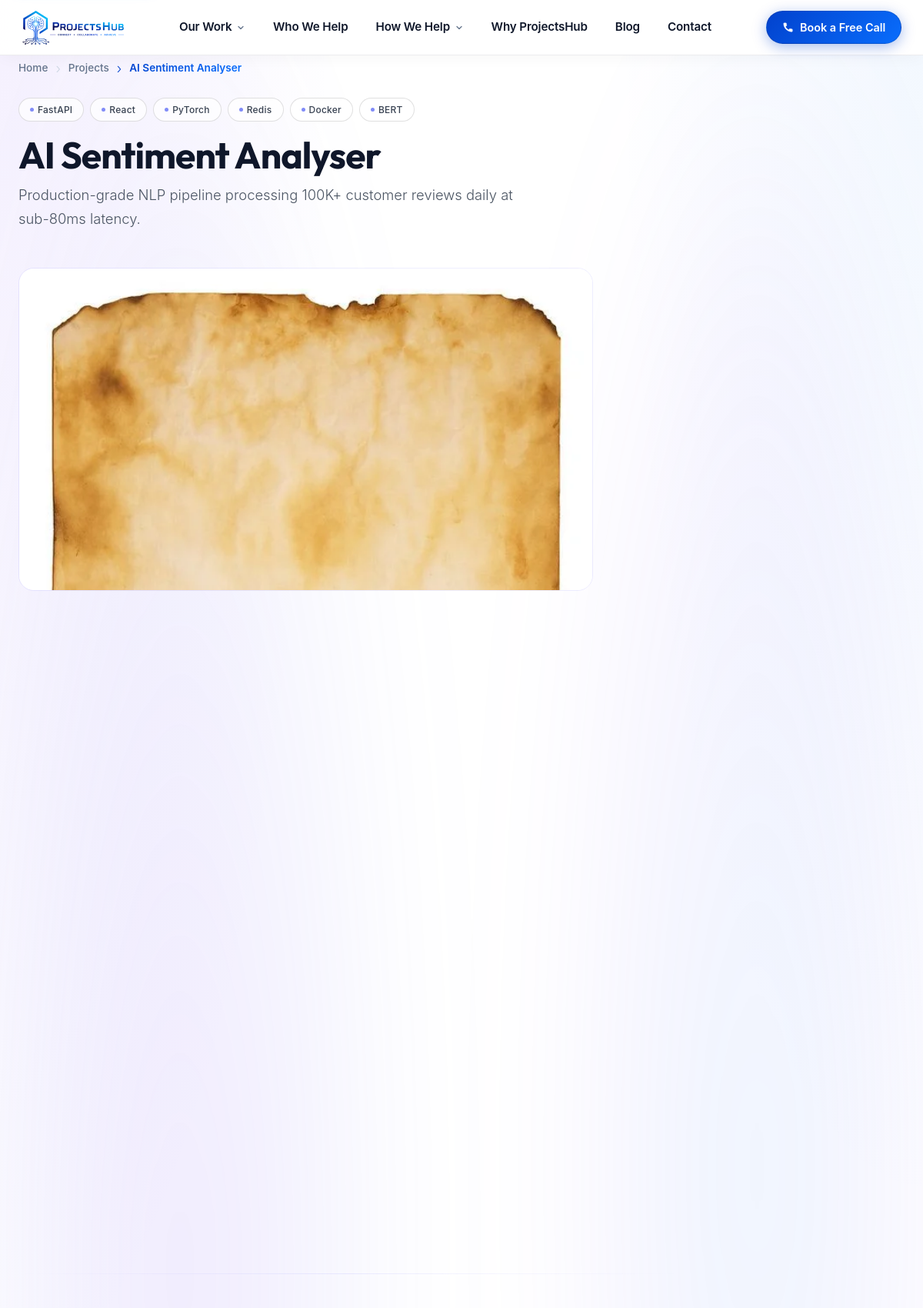
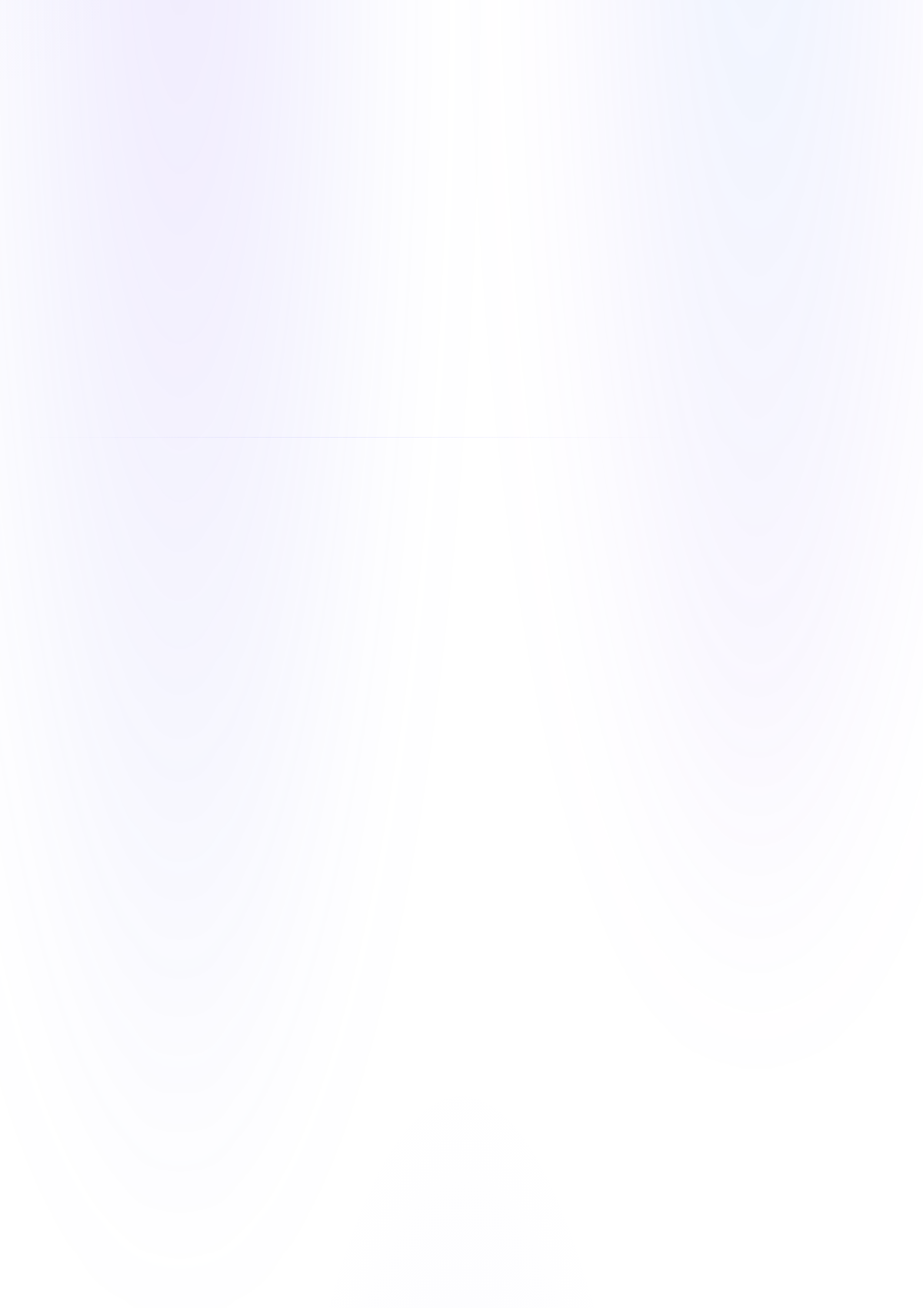
Screenshot of /projects/ai-sentiment-analyser/ (upper part) with the database file from the repository (2 pictures, top to bottom).
### core/models.py (models this page shows, shortened)
class Project(models.Model):
    CATEGORY_CHOICES = [
        ('ml', 'Machine Learning'),
        ('backend', 'Backend'),
        ('data', 'Data'),
        ('cloud', 'Cloud'),
    ]
    title = models.CharField(max_length=200)
    slug = models.SlugField(max_length=220, unique=True, blank=True, null=True, help_text="URL slug e.g. ai-sentiment-analyser")
    description = models.TextField()
    detailed_description = models.TextField(
        blank=True,
        help_text="Detailed description for the project detail page"
    )
    category = models.CharField(
        max_length=50, choices=CATEGORY_CHOICES, default='ml'
    )
    category_ref = models.ForeignKey(
        ProjectCategory, on_delete=models.SET_NULL, null=True, blank=True, related_name='projects'
    )
    technologies = models.ManyToManyField(
        Technology, blank=True, related_name='projects'
    )
    tags = models.CharField(
        max_length=300,
        help_text="Comma-separated tags e.g. PyTorch, FastAPI, AWS"
    )
    image = models.ImageField(upload_to='projects/', blank=True, null=True)
    thumbnail = models.ImageField(upload_to='projects/thumbnails/', blank=True, null=True)
    image_url = models.URLField(
        blank=True,
        help_text="External image URL (used if no uploaded image)"
    )
    project_url = models.URLField(blank=True, help_text="Link to live project or case study")
    github_url = models.URLField(blank=True, help_text="GitHub repository URL")
    demo_url = models.URLField(blank=True, help_text="Interactive live demo link")
    external_url = models.URLField(blank=True, help_text="External portfolio or documentation link")
    youtube_url = models.URLField(blank=True, help_text="YouTube demo URL")
    download_file = models.FileField(
        upload_to='project_files/', blank=True, null=True,
        help_text="Downloadable source code or documentation ZIP"
    )
    subtitle = models.CharField(max_length=300, blank=True, help_text="Tagline on detail page")
    year = models.CharField(max_length=10, blank=True, default='2025')
    role = models.CharField(max_length=100, blank=True, default='AI/ML Engineer')
    duration = models.CharField(max_length=100, blank=True, default='2-4 Weeks')
    team_size = models.CharField(max_length=100, blank=True, default='Solo Project')
    difficulty = models.CharField(max_length=50, blank=True, default='Intermediate')
    case_study_url = models.URLField(blank=True)
    price = models.DecimalField(max_digits=8, decimal_places=2, default=0, blank=True)
    price_label = models.CharField(max_length=50, blank=True, default='Free')
    featured = models.BooleanField(default=False, help_text="Highlight as top featured project")
    show_on_index = models.BooleanField(default=False, help_text="Display in featured section on homepage")
    is_active = models.BooleanField(default=True, help_text="Active / Visible across site")
    is_published = models.BooleanField(default=True, help_text="Publish status")
    order = models.PositiveIntegerField(default=0, help_text="Sort order (lower = first)")
    meta_title = models.CharField(max_length=255, blank=True)
    meta_description = models.TextField(blank=True)
    canonical_url = models.URLField(blank=True)
    og_title = models.CharField(max_length=255, blank=True)
    og_description = models.TextField(blank=True)
    og_image = models.ImageField(upload_to='seo/', blank=True, null=True)
    created_at = models.DateTimeField(auto_now_add=True)
    updated_at = models.DateTimeField(auto_now=True)
    class Meta:
        ordering = ['order', '-created_at']
        verbose_name = 'Project'
        verbose_name_plural = 'Projects'
    def get_image_src(self):
        if self.image:
            return self.image.url
        if self.image_url:
            return self.image_url
        return '/static/image/ai-project-ideas-students.webp'
    def get_tags_list(self):
        if self.technologies.exists():
            return [t.name for t in self.technologies.all()]
        return [t.strip() for t in self.tags.split(',') if t.strip()]
    def get_youtube_embed_url(self):
        if not self.youtube_url:
            return ''

class Technology(models.Model):
    name = models.CharField(max_length=100, unique=True)
    slug = models.SlugField(max_length=120, unique=True, blank=True)
    icon = models.CharField(max_length=150, blank=True, help_text="SimpleIcon slug or SVG symbol e.g. python, fastapi, pytorch")
    website_url = models.URLField(blank=True)
    description = models.TextField(blank=True)
    order = models.PositiveIntegerField(default=0)
    class Meta:
        ordering = ['order', 'name']
        verbose_name = 'Technology'
        verbose_name_plural = 'Technologies'

### core/views.py (the view, shortened to what this page needs)
# urls.py: path('projects/<slug:slug>/', views.project_detail, name='project_detail_slug'),
def project_detail(request, project_id=None, slug=None):
    if slug:
        project = get_object_or_404(
            Project.objects.prefetch_related(
                'detail_images', 'highlights', 'diagrams',
                'timeline_phases', 'price_features', 'technologies'
            ),
            slug=slug, is_active=True
        )
    related_projects = (
        Project.objects
        .filter(is_active=True, category=project.category)
        .exclude(id=project.id)
        .order_by('order', '-created_at')[:3]
    )
    context = {
        'project': project,
        'related_projects': related_projects,
    }
    return render(request, 'core/project_detail.html', context)

### core/models.py (called while the page is built)
    @classmethod
    def get_settings(cls):
        obj, _ = cls.objects.get_or_create(id=1)
        return obj

### core/seo.py (called while the page is built)
def get_base_url(request=None):
    if request:
        try:
            return request.build_absolute_uri('/').rstrip('/')
        except Exception:
            pass
    site_url = getattr(settings, 'SITE_URL', '').rstrip('/')
    if site_url:
        return site_url
    return DEFAULT_DOMAIN.rstrip('/')

### templates/core/project_detail.html (shortened to what this page needs)
{% extends "core/base.html" %}
{% load static %}
{% block extra_css %}
<link rel="stylesheet" href="{% static 'css/project-detail.css' %}" />
<link rel="stylesheet" href="{% static 'css/ai-chatbot.css' %}" />
<link rel="stylesheet" href="{% static 'css/social-share.css' %}" />
<link rel="stylesheet" href="{% static 'css/idea-modal.css' %}" />
{% endblock extra_css %}
{% block content %}
<div class="main-body" style="position:relative; z-index:1;">
  <div class="pd-wrapper">
    <nav class="projects-breadcrumb" aria-label="Breadcrumb">
      <ol>
        <li><a href="/">Home</a></li>
        <li><a href="/projects/">Projects</a></li>
        <li aria-current="page">{{ project.title }}</li>
      </ol>
    </nav>
    <div class="pd-hero__below pd-reveal" data-delay="1">
      <div class="pd-tags">
        {% for tag in project.get_tags_list %}
        <span class="pd-tag"><span class="pd-tag__dot"></span>{{ tag }}</span>
        {% endfor %}
      </div>
      <h1 class="pd-hero__title">{{ project.title }}</h1>
      {% if project.subtitle %}
      <p class="pd-hero__subtitle">{{ project.subtitle }}</p>
      {% else %}
      <p class="pd-hero__subtitle">{{ project.description }}</p>
      {% endif %}
    </div>
    <div class="pd-hero pd-reveal" data-delay="1">
      {% with video_id=project.get_youtube_video_id embed_url=project.get_youtube_embed_url %}
      {% if embed_url %}
      <div class="pd-hero__video-wrapper pd-yt-facade"
           data-embed-url="https://www.youtube.com/embed/{{ video_id }}?autoplay=1&rel=0&origin={{ site_url }}"
           role="button"
           tabindex="0"
           aria-label="Play {{ project.title }} demo video">
        <img class="pd-yt-thumb"
             src="https://img.youtube.com/vi/{{ video_id }}/maxresdefault.jpg"
             alt="{{ project.title }} demo video thumbnail"
             width="1280"
             height="720" />
        <button class="pd-yt-play-btn" aria-label="Play video" tabindex="-1">
          <span class="pd-yt-play-btn__circle">
            <svg viewBox="0 0 24 24" fill="currentColor" aria-hidden="true">
              <path d="M8 5v14l11-7z" />
            </svg>
          </span>
        </button>
      </div>
      {% elif project.get_image_src %}
      <div class="pd-hero__video-wrapper" style="position:relative;overflow:hidden;border-radius:1rem;">
        <img src="{{ project.get_image_src }}"
             alt="{{ project.title }} — AI project by ProjectsHub"
             style="width:100%;height:auto;object-fit:cover;display:block;"
             width="1280"
             height="720"
             onerror="this.onerror=null; this.style.opacity='0.3';" />
      </div>
      {% endif %}
      {% endwith %}
    </div>
    <div class="pd-layout">
      <div class="pd-main">
        <div class="pd-divider"></div>
        {% if project.timeline_phases.exists %}
        <div class="pd-divider"></div>
        {% endif %}
      </div>
      <aside class="pd-sidebar">
      </aside>
    </div>
  </div>
</div>
{% endblock content %}

### static/css/modern-design-system.css (style rules this page uses)
:root { --ph-primary: #6366f1; --ph-primary-hover: #4f46e5; --ph-primary-glow: rgba(99, 102, 241, 0.35); --ph-cyan: #06b6d4; --ph-cyan-hover: #0891b2; --ph-cyan-glow: rgba(6, 182, 212, 0.35); --ph-violet: #8b5cf6; --ph-violet-glow: rgba(139, 92, 246, 0.35); --ph-amber: #f59e0b; --ph-emerald: #10b981; --ph-rose: #f43f5e; --ph-teal: #14b8a6; --ph-blue: #3b82f6; --ph-font-sans: 'Plus Jakarta Sans', 'Inter', 'Outfit', -apple-system, BlinkMacSystemFont, 'Segoe UI', Roboto, sans-serif; --ph-font-heading: 'Outfit', 'Plus Jakarta Sans', 'Lexend Deca', sans-serif; --ph-font-mono: 'JetBrains Mono', 'Fira Code', monospace; --ph-bg-base: #f8fafc; --ph-bg-subtle: #f1f5f9; --ph-bg-surface: rgba(255, 255, 255, 0.94); --ph-bg-surface-hover: #ffffff; --ph-bg-card: #ffffff; --ph-bg-glass: rgba(0, 0, 0, 0.03); --ph-border: rgba(0, 0, 0, 0.1); --ph-border-glow: rgba(99, 102, 241, 0.2); --ph-border-focus: #4f46e5; --ph-text-primary: #0f172a; --ph-text-secondary: #334155; --ph-text-muted: #64748b; --ph-text-inverse: #ffffff; --ph-shadow-sm: 0 2px 8px rgba(0, 0, 0, 0.06); --ph-shadow-md: 0 8px 24px -4px rgba(0, 0, 0, 0.08); --ph-shadow-lg: 0 16px 44px -8px rgba(0, 0, 0, 0.12); --ph-shadow-glow: 0 0 30px -4px rgba(99, 102, 241, 0.18); --ph-nav-bg: rgba(255, 255, 255, 0.9); }
html.light, body.light, html, body { --ph-bg-base: #f8fafc; --ph-bg-subtle: #f1f5f9; --ph-bg-surface: rgba(255, 255, 255, 0.94); --ph-bg-surface-hover: #ffffff; --ph-bg-card: #ffffff; --ph-bg-glass: rgba(0, 0, 0, 0.03); --ph-border: rgba(0, 0, 0, 0.1); --ph-border-glow: rgba(99, 102, 241, 0.2); --ph-border-focus: #4f46e5; --ph-text-primary: #0f172a; --ph-text-secondary: #334155; --ph-text-muted: #64748b; --ph-text-inverse: #ffffff; --ph-shadow-sm: 0 2px 8px rgba(0, 0, 0, 0.06); --ph-shadow-md: 0 8px 24px -4px rgba(0, 0, 0, 0.08); --ph-shadow-lg: 0 16px 44px -8px rgba(0, 0, 0, 0.12); --ph-shadow-glow: 0 0 30px -4px rgba(99, 102, 241, 0.18); --ph-nav-bg: rgba(255, 255, 255, 0.9); }
*, *::before, *::after { box-sizing: border-box; }
html { height: 100%; background-color: var(--ph-bg-base); }
body { font-family: var(--ph-font-sans); background-color: var(--ph-bg-base); color: var(--ph-text-primary); line-height: 1.6; margin: 0; padding: 0; transition: background-color 0.25s ease, color 0.25s ease; overflow-x: hidden; text-rendering: optimizeLegibility; -webkit-font-smoothing: antialiased; min-height: 100vh; min-height: 100dvh; display: flex; flex-direction: column; }
h1, h2, h3, h4, h5, h6 { font-family: var(--ph-font-heading); color: var(--ph-text-primary); letter-spacing: -0.02em; }
.projects-breadcrumb ol, body.light .projects-breadcrumb ol { background: transparent !important; border: none !important; border-radius: 0 !important; box-shadow: none !important; padding: 0 !important; backdrop-filter: none !important; -webkit-backdrop-filter: none !important; }
.projects-breadcrumb a, body.light .projects-breadcrumb a { font-weight: 500; color: #64748b; text-shadow: none !important; transition: color 0.15s ease; }

### rows the page displays
Project: title "AI Sentiment Analyser", subtitle "Production-grade NLP pipeline processing 100K+ customer reviews daily at sub-80ms latency.", get_image_src (picture)
Technology: get_tags_list "FastAPI"
Technology: get_tags_list "React"
Technology: get_tags_list "PyTorch"
Technology: get_tags_list "Redis"
Technology: get_tags_list "Docker"
Technology: get_tags_list "BERT"
